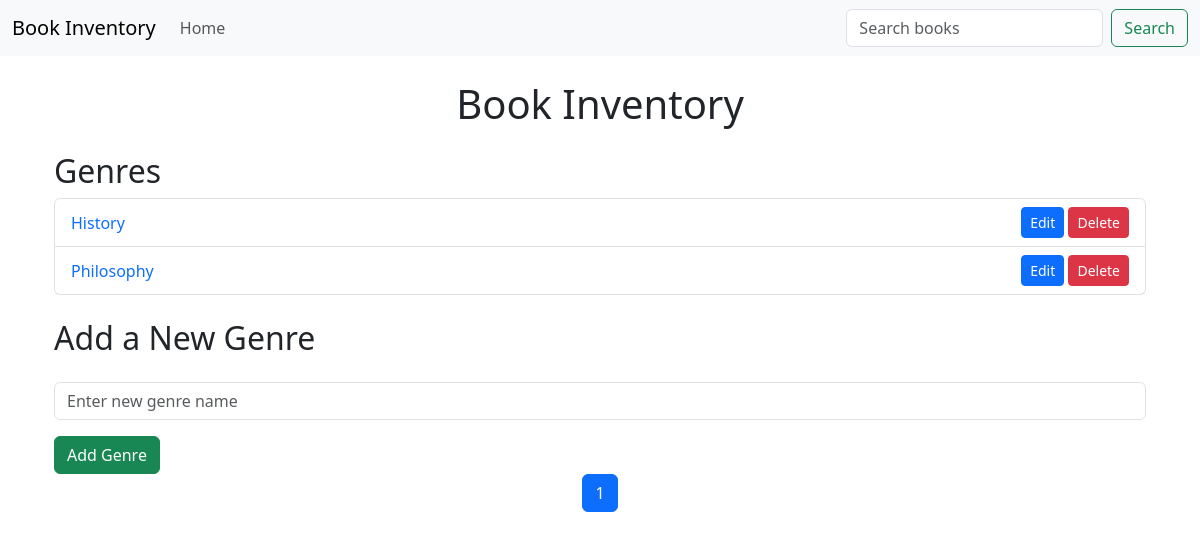
Before: / with the older database file.
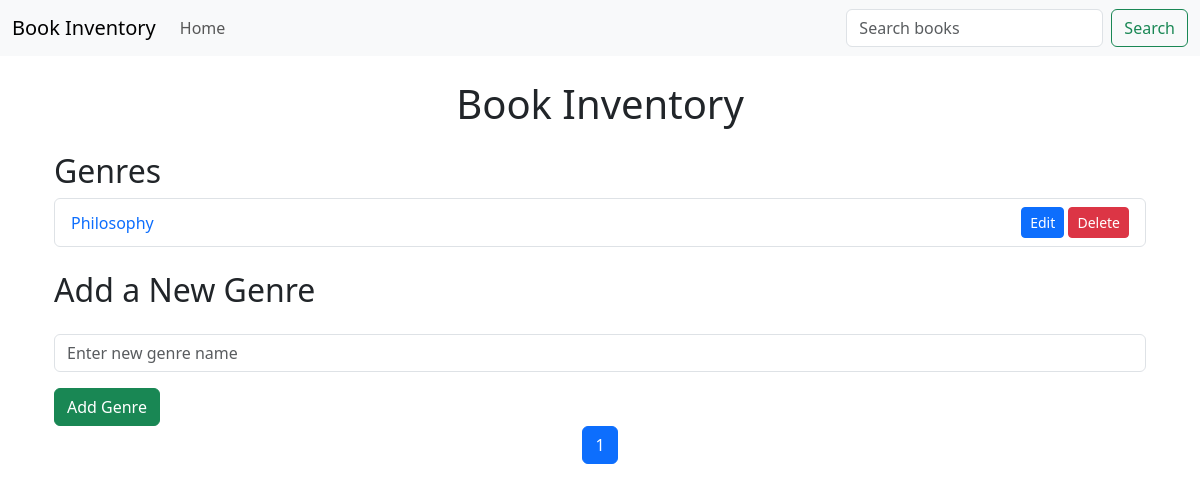
After: the same page with the newer database file.
### models/book.py (models this page shows)
class Genre(db.Model):
    __tablename__ = 'genres'
    id = db.Column(db.Integer, primary_key=True)
    name = db.Column(db.String(100), unique=True, nullable=False)
    books = db.relationship('Book', backref='genre',
                            cascade="all, delete-orphan", lazy=True)

### app.py (the view)
@app.route('/')
def index():
    page = request.args.get('page', 1, type=int)
    genres = Genre.query.paginate(page=page, per_page=10)
    return render_template('home.html', genres=genres)

### templates/home.html (shortened to what this page needs)
{%extends 'layout.html'%} {%block body %}
<div class="container my-4">
  <h1 class="text-center mb-4">Book Inventory</h1>
  <h2>Genres</h2>
  <ul class="list-group mb-4">
    {% for genre in genres %}
    <li
      class="list-group-item d-flex justify-content-between align-items-center"
    >
      <div>
        <a
          href="{{ url_for('view_genre', genre_name=genre.name.replace(' ', '-')) }}"
          class="text-decoration-none"
        >
          {{ genre.name }}
        </a>
      </div>
      <div>
        <a
          href="{{ url_for('edit_genre', genre_id=genre.id) }}"
          class="btn btn-sm btn-primary"
          >Edit</a
        >
        <form
          action="{{ url_for('delete_genre', genre_id=genre.id) }}"
          method="POST"
          style="display: inline"
        >
          <button
            type="submit"
            class="btn btn-sm btn-danger"
            onclick="return confirm('Are you sure you want to delete this genre?');"
          >
            Delete
          </button>
        </form>
      </div>
    </li>
    {% endfor %}
  </ul>
  <h2 class="my-4">Add a New Genre</h2>
  <form
    action="{{ url_for('add_genre') }}"
    method="POST"
    class="needs-validation"
    novalidate
  >
    <div class="mb-3">
      <input
        type="text"
        name="name"
        class="form-control"
        placeholder="Enter new genre name"
        required
      />
    </div>
    <button type="submit" class="btn btn-success">Add Genre</button>
  </form>
  <nav aria-label="Page navigation">
    <ul class="pagination justify-content-center">
      {% for page_num in genres.iter_pages(left_edge=1, right_edge=1, left_current=2, right_current=2) %}
      {% if page_num %}
      <li class="page-item {% if page_num == genres.page %}active{% endif %}">
        <a class="page-link" href="{{ url_for('index', page=page_num) }}">{{ page_num }}</a>
      </li>
      {% else %}
      <li class="page-item disabled"><span class="page-link">...</span></li>
      {% endif %}
      {% endfor %}
    </ul>
  </nav>
</div>
</div>
{% endblock%}

Changed rows visible on the page:
removed Genre: name "History"
